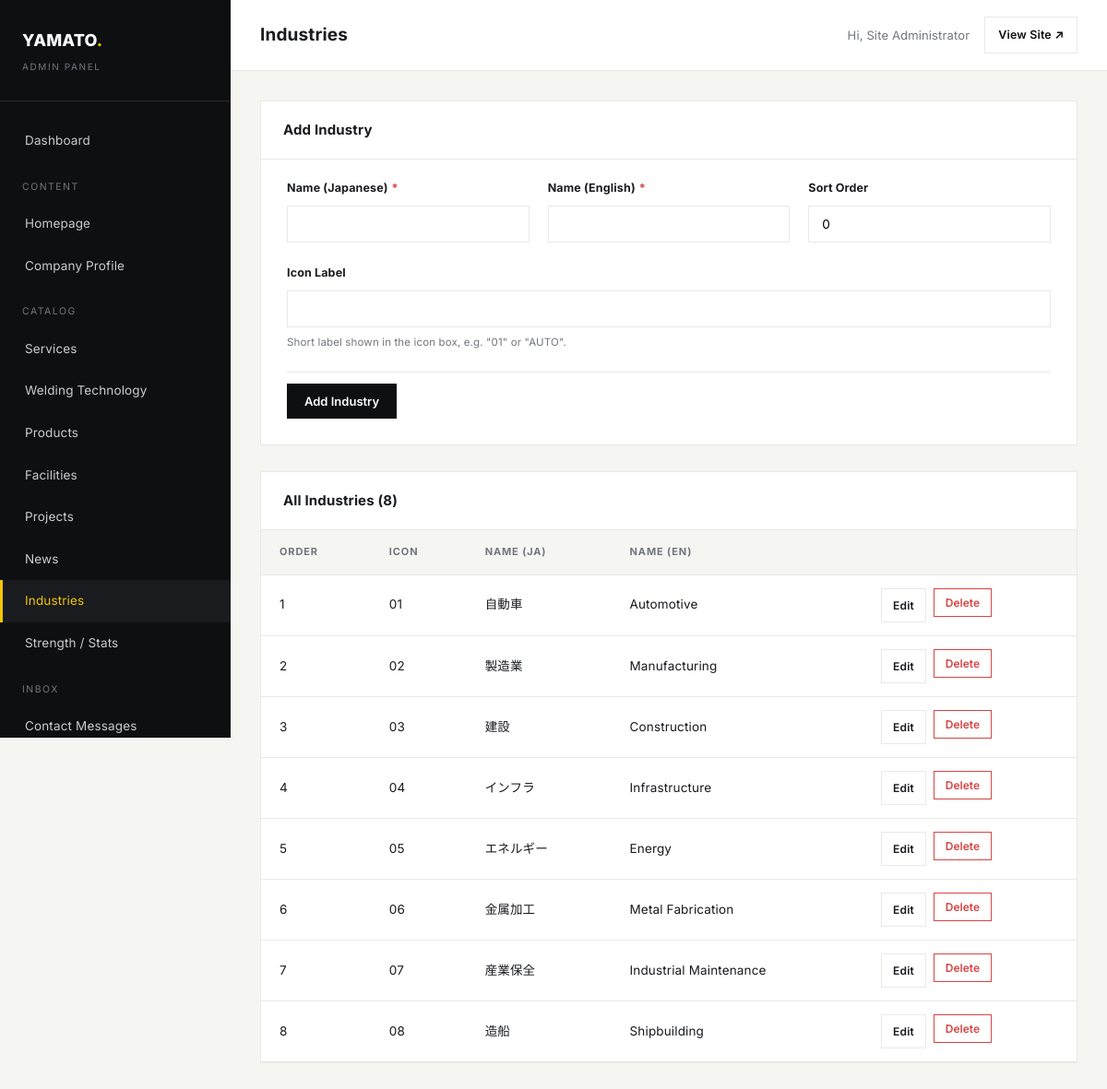
The page /admin/industries.php (signed in) on the database its author committed.
### tables this page shows
CREATE TABLE industries (
    id INT AUTO_INCREMENT PRIMARY KEY,
    name_ja VARCHAR(100) NOT NULL,
    name_en VARCHAR(100) NOT NULL,
    icon_label VARCHAR(10) DEFAULT NULL,
    sort_order INT DEFAULT 0
);

### includes/functions.php (called while the page is built, shortened)
<?php
function e(?string $value): string
{
    return htmlspecialchars((string) $value, ENT_QUOTES, 'UTF-8');
}
function base_url(string $path = ''): string
{
    $scriptDir = str_replace('\\', '/', dirname($_SERVER['SCRIPT_NAME']));
    if (basename($scriptDir) === 'admin') {
        $scriptDir = dirname($scriptDir);
    }
    $scriptDir = rtrim($scriptDir, '/');
    return $scriptDir . '/' . ltrim($path, '/');
}
function admin_url(string $path = ''): string
{
    return rtrim(base_url('admin'), '/') . '/' . ltrim($path, '/');
}

### admin/industries.php (the view, shortened to what this page needs)
<?php
$pdo = getPDO();
$editRow = null;
$industries = $pdo->query("SELECT * FROM industries ORDER BY sort_order ASC, id ASC")->fetchAll();
include __DIR__ . '/includes/admin-header.php';
?>
<div class="admin-panel">
    <div class="admin-panel-head"><h2><?= $editRow ? 'Edit Industry' : 'Add Industry' ?></h2></div>
    <form method="post" class="admin-form" style="padding-top:20px;">
        <div class="aform-row--split3">
            <div class="aform-row">
                <label class="aform-label">Name (Japanese)<span class="req">*</span></label>
                <input type="text" name="name_ja" class="aform-control" value="<?= e($editRow['name_ja'] ?? '') ?>" required>
            </div>
            <div class="aform-row">
                <label class="aform-label">Name (English)<span class="req">*</span></label>
                <input type="text" name="name_en" class="aform-control" value="<?= e($editRow['name_en'] ?? '') ?>" required>
            </div>
            <div class="aform-row">
                <label class="aform-label">Sort Order</label>
                <input type="number" name="sort_order" class="aform-control" value="<?= e((string)($editRow['sort_order'] ?? 0)) ?>">
            </div>
        </div>
        <div class="aform-row">
            <label class="aform-label">Icon Label</label>
            <input type="text" name="icon_label" class="aform-control" value="<?= e($editRow['icon_label'] ?? '') ?>" maxlength="10">
            <div class="aform-hint">Short label shown in the icon box, e.g. "01" or "AUTO".</div>
        </div>
        <div class="aform-actions">
            <button type="submit" class="abtn abtn--primary"><?= $editRow ? 'Update Industry' : 'Add Industry' ?></button>
        </div>
    </form>
</div>
<div class="admin-panel">
    <div class="admin-panel-head"><h2>All Industries (<?= count($industries) ?>)</h2></div>
    <div class="admin-table-wrap">
        <table class="admin-table">
            <thead><tr><th>Order</th><th>Icon</th><th>Name (JA)</th><th>Name (EN)</th><th></th></tr></thead>
            <tbody>
                <?php if (empty($industries)): ?>
                    <tr><td colspan="5" class="empty-row">No industries yet.</td></tr>
                <?php else: foreach ($industries as $ind): ?>
                    <tr>
                        <td><?= e($ind['sort_order']) ?></td>
                        <td><?= e($ind['icon_label']) ?></td>
                        <td><?= e($ind['name_ja']) ?></td>
                        <td><?= e($ind['name_en']) ?></td>
                        <td class="row-actions">
                            <a href="<?= e(admin_url('industries.php?edit=' . $ind['id'])) ?>" class="abtn abtn--outline abtn--sm">Edit</a>
                            <form method="post" class="confirm-delete" data-confirm="Delete this industry?">
                                <button type="submit" class="abtn abtn--danger abtn--sm">Delete</button>
                            </form>
                        </td>
                    </tr>
                <?php endforeach; endif; ?>
            </tbody>
        </table>
    </div>
</div>
<?php include __DIR__ . '/includes/admin-footer.php'; ?>

### assets/css/style.css (style rules this page uses)
:root { --c-black: #0E0F11; --c-graphite: #191B1F; --c-dark-gray: #292C31; --c-gray: #72767C; --c-light-gray: #E8E9E7; --c-white: #FFFFFF; --c-off-white: #F5F5F2; --c-yellow: #F5C400; --font-jp: 'Noto Sans JP', 'Inter', sans-serif; --font-en: 'Inter', 'Noto Sans JP', sans-serif; --container: 1240px; --gutter: 32px; --header-h: 88px; --ease: cubic-bezier(.22, .61, .36, 1); --transition: 0.5s var(--ease); }
html[lang="en"] { --font-body: var(--font-en); }
*, *::before, *::after { box-sizing: border-box; }
html { scroll-behavior: smooth; }
body { margin: 0; font-family: var(--font-body, var(--font-jp)); color: var(--c-graphite); background: var(--c-white); -webkit-font-smoothing: antialiased; line-height: 1.75; font-size: 16px; letter-spacing: 0.01em; overflow-x: hidden; }
a { color: inherit; text-decoration: none; }
button { font-family: inherit; cursor: pointer; }
input, textarea, select { font-family: inherit; font-size: 1rem; }
h1, h2, h3, h4, p { margin: 0; }

### assets/css/admin.css (style rules this page uses)
body.admin-body { margin: 0; font-family: 'Inter', sans-serif; background: var(--c-off-white); color: var(--c-graphite); font-size: 14.5px; }
.admin-panel { background: var(--c-white); border: 1px solid var(--c-light-gray); margin-bottom: 28px; }
.admin-panel-head { padding: 18px 24px; border-bottom: 1px solid var(--c-light-gray); display: flex; align-items: center; justify-content: space-between; }
.admin-panel-head h2 { font-size: 15px; font-weight: 700; }
.admin-table-wrap { overflow-x: auto; }
.admin-table { width: 100%; border-collapse: collapse; }
.admin-table th, .admin-table td { padding: 14px 20px; text-align: left; border-bottom: 1px solid var(--c-light-gray); font-size: 13.5px; vertical-align: middle; }
.admin-table th { background: var(--c-off-white); font-size: 11px; letter-spacing: 0.08em; text-transform: uppercase; color: var(--c-gray); font-weight: 700; }
.admin-table .row-actions { display: flex; gap: 8px; }
.abtn { display: inline-flex; align-items: center; gap: 8px; padding: 10px 18px; font-size: 13px; font-weight: 600; border: 1px solid transparent; cursor: pointer; background: none; font-family: inherit; }
.abtn--primary { background: var(--c-black); color: var(--c-white); }
.abtn--outline { border-color: var(--c-light-gray); color: var(--c-graphite); }
.abtn--danger { border-color: #D64545; color: #D64545; }
.abtn--sm { padding: 7px 12px; font-size: 12px; }
.admin-form { padding: 28px; }
.aform-row { margin-bottom: 22px; }
.aform-row--split3 { display: grid; grid-template-columns: 1fr 1fr 1fr; gap: 20px; }
.aform-label { display: block; font-size: 12.5px; font-weight: 700; margin-bottom: 8px; color: var(--c-graphite); }
.aform-label .req { color: #D64545; margin-left: 4px; }
.aform-hint { font-size: 11.5px; color: var(--c-gray); margin-top: 6px; }
.aform-control { width: 100%; padding: 11px 14px; border: 1px solid var(--c-light-gray); font-size: 13.5px; background: var(--c-white); font-family: inherit; }
.aform-actions { display: flex; gap: 12px; padding-top: 12px; border-top: 1px solid var(--c-light-gray); margin-top: 8px; }

### rows shown on the page
industries: sort_order "1", icon_label "01", name_ja "自動車", name_en "Automotive"
industries: sort_order "2", icon_label "02", name_ja "製造業", name_en "Manufacturing"
industries: sort_order "3", icon_label "03", name_ja "建設", name_en "Construction"
industries: sort_order "4", icon_label "04", name_ja "インフラ", name_en "Infrastructure"
industries: sort_order "5", icon_label "05", name_ja "エネルギー", name_en "Energy"
industries: sort_order "6", icon_label "06", name_ja "金属加工", name_en "Metal Fabrication"
industries: sort_order "7", icon_label "07", name_ja "産業保全", name_en "Industrial Maintenance"
industries: sort_order "8", icon_label "08", name_ja "造船", name_en "Shipbuilding"

### other values the page prints
$adminTitle "Industries"
$_SESSION['admin_name'] ?: $_SESSION['admin_username'] "Site Administrator"
count($industries) "8"
